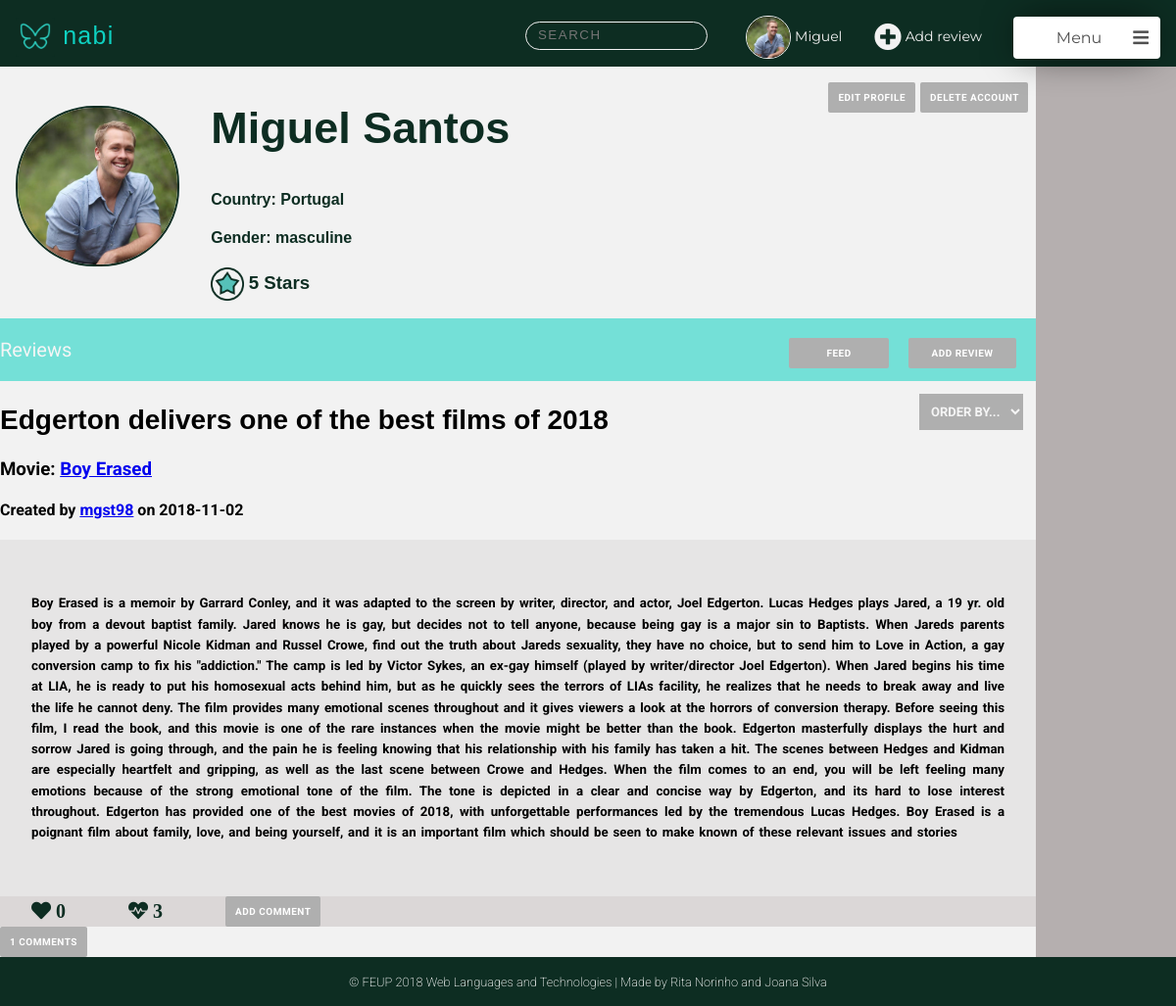
Before: /pages/profile.php (signed in) with the older database file.
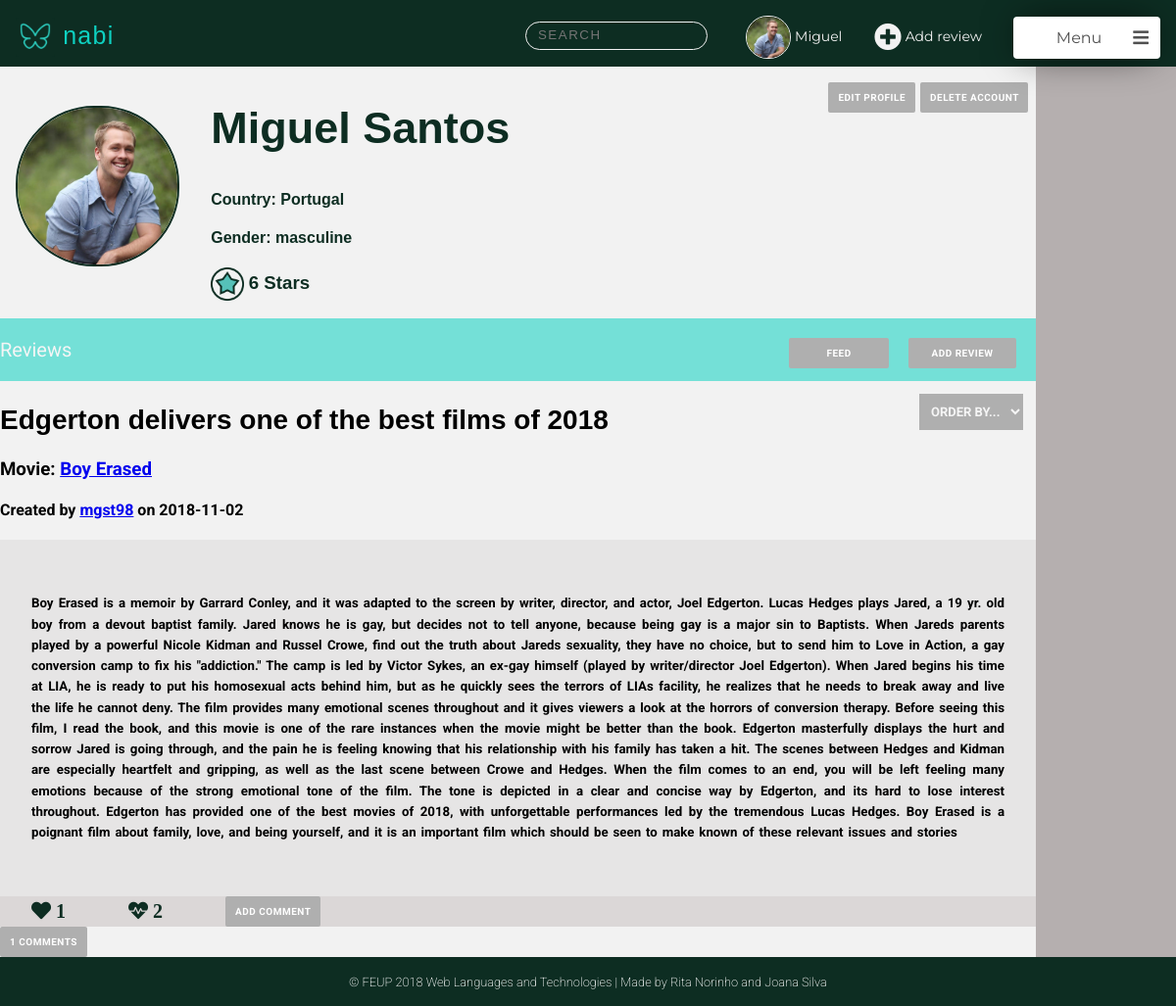
After: the same page with the newer database file.
### tables this page shows
CREATE TABLE User (
    ID        INTEGER PRIMARY KEY AUTOINCREMENT,
    FirstName STRING NOT NULL,
    LastName  STRING NOT NULL,
    Username  STRING UNIQUE NOT NULL,
    Gender    STRING NOT NULL,
    Birthday  DATE NOT NULL,
    Country   STRING NOT NULL,
    Email     STRING UNIQUE NOT NULL,
    Password  CHAR (256) NOT NULL,  
    Photo     STRING DEFAULT "default.jpg",
    Points    INTEGER
    
);

CREATE TABLE Review (
    ID          INTEGER PRIMARY KEY AUTOINCREMENT,
    Title       STRING  NOT NULL,
    UserID      INTEGER REFERENCES User(ID) ON DELETE CASCADE,
    MovieID     INTEGER REFERENCES Movie(ID) ON DELETE CASCADE,
    ReviewDate  DATE NOT NULL,
    Description STRING NOT NULL
    
);

### pages/profile.php (called while the page is built, shortened)
<?php
    include_once('../templates/common/tpl_header.php');
    include_once('../templates/common/tpl_nav_bar.php');
    include_once('../templates/tpl_profile.php');
    include_once('../templates/tpl_draw_reviews.php');
    include_once('../templates/common/tpl_footer.php');
    include_once('../database/db_user.php');
    if (isset($_GET['username'])){
        $username=$_GET['username'];
    }
    else {
        $username=$_SESSION['username'];
    }
    $user_info = getUserInfo($username);
    $user_reviews=getUserReviews($username);
    foreach ($user_reviews as $k => $review){
        $user_reviews[$k]['MovieName'] = getMovieName($review['MovieID']);
        $user_reviews[$k]['UserName'] = $user_info['Username'];
        $user_reviews[$k]['NumberComments'] = getNumberComments($review['ID'],$review['UserID']);
        $user_reviews[$k]['Heart'] = getLikesReview($review['ID']);
        $user_reviews[$k]['Dislike'] = getDisLikesReview($review['ID']);
        $user_reviews[$k]['Comments']=getCommentsReview($review['ID']);
        foreach($user_reviews[$k]['Comments'] as $j => $comment){
            $user_reviews[$k]['Comments'][$j]['Username']=getUsername($comment['UserID']);
            $user_reviews[$k]['Comments'][$j]['Likes']=getLikesComment($comment['ID']);
            $user_reviews[$k]['Comments'][$j]['Dislikes']=getDislikesComment($comment['ID']);
        }
    }
    $allMovies=getAllMovies();
    $allReviews=getAllReviews();
    $allMoviesAndReviews = array('movies'=> $allMovies,'reviews'=>$allReviews);
    draw_profile($user_info,$user_reviews,$allMoviesAndReviews);
?>

### database/db_user.php (called while the page is built, shortened)
<?php
  function getID($username) {
    $db = Database::instance()->db();
    try {
      $stmt = $db->prepare('SELECT ID FROM User WHERE username = ?');
      $stmt->execute(array($username));
      if($row = $stmt->fetch()){
        return $row['ID'];
      }
    }catch(PDOException $e) {
      return -1;
    }
  }
  function getUserInfo($username) {
      $db = Database::instance()->db();
      $stmt = $db->prepare('SELECT * FROM User WHERE username = ?');
      $stmt->execute(array($username));
      return  $stmt->fetch();
  }
  function getUserReviews($username){
    $id=getID($username);
    $db = Database::instance()->db();
    $allReviews= $db->prepare('SELECT * FROM Review WHERE UserID = ?');
    $allReviews->execute(array($id));
    $reviews= $allReviews->fetchAll();
    return $reviews;
  }
?>

### templates/common/tpl_nav_bar.php (the view, shortened to what this page needs)
<?php function draw_nav($userinfo,$allMoviesAndReviews){ ?>
<ul class="feed_nav">
<li>
<div class="nav_logo">
 <a href="main_page.php"><p>  <img src="../assets/mininabi.png" alt="Nabi logo (butterfly)" width="40" height="40"> nabi </p> </a>
</div>
</li>
<li>
<div class="search_container">
   <input class="search_input" type="text" onkeyup="searchFunction()" placeholder="Search">
</div>
</li>
<li>  <a class="profile_nav_btn" href="profile.php">
<?php if(!(file_exists("../assets/profilePhotos/".getID($_SESSION['username']).".jpg"))){ ?>
   <img src="../assets/profilePhotos/default.jpg" width="100" height="100" alt="profile avatar">
<?php } else{ ?>
   <img src="../assets/profilePhotos/<?=getID($_SESSION['username'])?>.jpg" width="100" height="100" alt="profile avatar">
<?php } ?>
<?php echo htmlentities($userinfo['FirstName']) ?>
</a> </li>
<li> <a class="add_review_btn" href="?.php"> <span class="fas fa-plus-circle"></span> Add review </a> </li>
<li>
<div class="menu">
   <div class="title" onclick="show_dropdown_menu()"> Menu <span class="fa fa-bars"></span> <div class="arrow"> </div> </div>
</div>
</li>
</ul>
<?php } ?>

### templates/common/tpl_header.php (shortened to what this page needs)
<!DOCTYPE html>
<html>
<head>
    <link rel="stylesheet" href="../css/style.css">
    <link rel="stylesheet" href="https://use.fontawesome.com/releases/v5.3.1/css/all.css">
</head>

### templates/tpl_profile.php (shortened to what this page needs)
<body>
<?php function draw_profile($userinfo, $reviews,$allMoviesAndReviews) { ?>
<div class="profile_container">
    <div class="profile_header">
        <header>
            <?php draw_nav($userinfo,$allMoviesAndReviews); ?>
       </header>
    </div>
    <div class="side_nav">
    </div>
      <div class="profile_photo">
          <?php if(!(file_exists("../assets/profilePhotos/".$userinfo['ID'].".jpg"))){ ?>
            <img src="../assets/profilePhotos/default.jpg" width="100" height="100" alt="profile avatar">
          <?php } else{ ?>
            <img src="../assets/profilePhotos/<?=$userinfo['ID']?>.jpg" width="100" height="100" alt="profile avatar">
           <?php } ?>
     </div>
    <div class="profile_info" >
        <div class="edit_profile">
           <p>
         <?php if ($userinfo['Username'] == $_SESSION['username']){?>
           <div class="delete">
                <input onclick="openBox('Delete Account')" type="submit" value="Delete Account"/>
            </div>
             <a href="edit_profile.php" class="edit"> edit profile </a>
            </p>
            <?php }?>
       </div>
        <div class="profile_name">
            <h2>
                  <?=$userinfo['FirstName']?> <?=$userinfo['LastName']?>
            </h2>
        </div>
        <div class="profile_country">
            <h4> Country: <?=$userinfo['Country']?> </h4>
        </div>
        <div class="profile_gender">
            <h4> Gender: <?=$userinfo['Gender']?> </h4>
        </div>
        <div class="profile_points">
        <h3><img src="../assets/star.png" alt ="star icon" >
            <?=$userinfo['Points']?> Stars </h3>
        </div>
    </div>
    <div class="Reviews">
        <p>Reviews
        <input  onclick="openBox('Add Review')" type="submit" value ="Add Review">
        <a href="main_page.php"> Feed </a>
        </p>
    </div>
     <div class="profile_reviews">
        <?php draw_reviews($reviews); ?>
    </div>
    <div class="profile_footer">
         <?php draw_footer(); ?>
    </div>
    </div>
<?php } ?>
    </body>
    </html>

### templates/tpl_draw_reviews.php (shortened to what this page needs)
<body>
    <?php function draw_reviews($reviews){?>
        <select name="orderBy" class="orderBy" >
        <option value="0" > Order By...</option>
    </select>
    <?php foreach($reviews as $review){?>
        <article data-id="<?=$review['ID']?>" user-id="<?=$review['UserID']?>">
        <div class="review_info">
             <h2><?=$review['Title']?> </h2>
            <h3> Movie: <a href="movie.php?movie_id=<?php echo htmlentities($review['MovieID'])?>"><?=$review['MovieName']?></a> </h3>
            <h4> Created by
            <a href="profile.php?username=<?php echo htmlentities($review['UserName'])?>"><?=$review['UserName']?></a>
            on <?=$review['ReviewDate']?></h4>
        </div>
        <div class="review_content">
            <h5><?=$review['Description']?></h5>
        </div>
        <div class="review_options">
            <ul class="review_nav">
              <li>
                <div class="likes">
                    <span id="review_likes" class="fas fa-heart" >
                    <?=$review['Heart']?></span>
                </div>
              </li>
              <li>
                <div class="dislikes">
                    <span id="review_dislikes" class="fas fa-heartbeat">
                    <?=$review['Dislike']?></span>
                </div>
              </li>
              <li>
              <input type="button"  name="addComment" value="Add Comment">
              </li>
             </ul>
        </div>
         <div class="comments">
         <input type="button" value="<?=$review['NumberComments']?> Comments">
            <br>
        </div>
        </article>
        <?php }?>
    <?php }?>
</body>

### templates/common/tpl_footer.php
<?php function draw_footer(){?>
<footer>
    <p> &#169; FEUP 2018 Web Languages and Technologies | Made by Rita Norinho and Joana Silva  </p>
</footer>
<?php } ?>

Changed rows visible on the page:
changed user "Miguel": Points "5" → "6"
computed for review: Heart "0" → "1"; Dislike "3" → "2"
